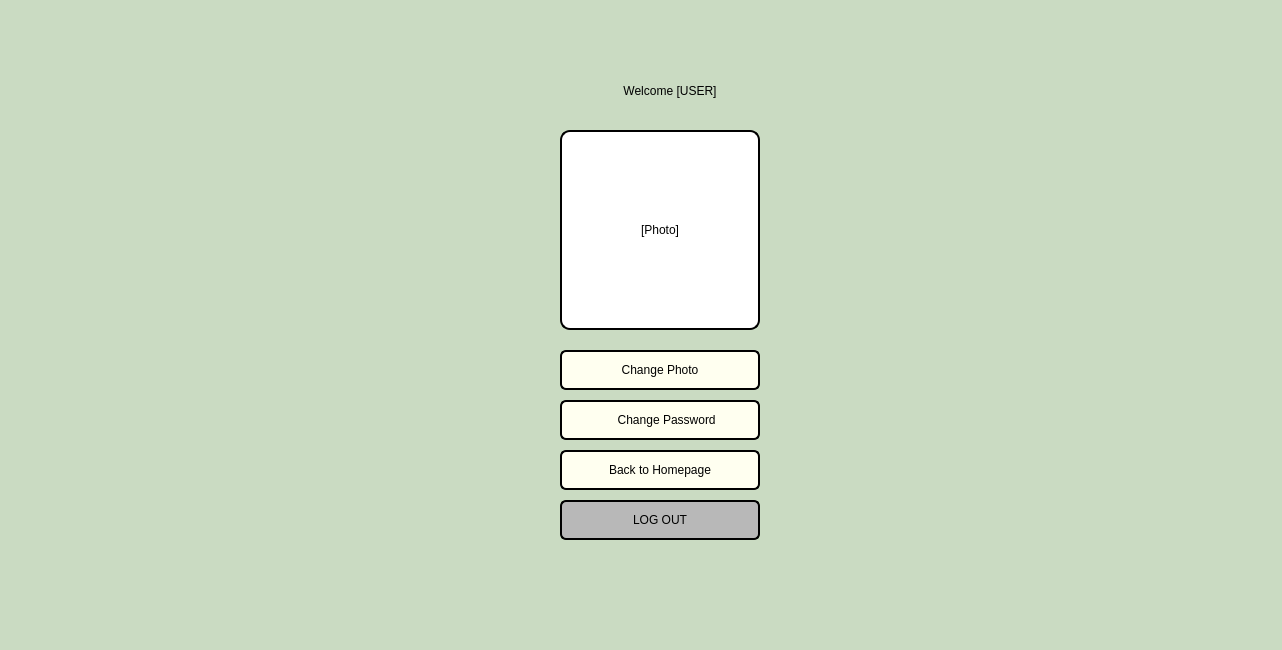
<?xml version="1.0" encoding="UTF-8"?>
<ui version="4.0">
 <class>profilepage</class>
 <widget class="QDialog" name="profilepage">
  <property name="geometry">
   <rect>
    <x>0</x>
    <y>0</y>
    <width>1282</width>
    <height>650</height>
   </rect>
  </property>
  <property name="windowTitle">
   <string>BudgetBuddy - Profile</string>
  </property>
  <property name="styleSheet">
   <string notr="true">
    background-color: rgb(202, 219, 194);
   </string>
  </property>
  <widget class="QLabel" name="labelWelcome">
   <property name="geometry">
    <rect>
     <x>370</x>
     <y>60</y>
     <width>600</width>
     <height>61</height>
    </rect>
   </property>
   <property name="styleSheet">
    <string notr="true">
    
font: 700 40pt &quot;Segoe UI&quot;;
     color: rgb(0, 0, 0);
    </string>
   </property>
   <property name="text">
    <string>Welcome [USER]</string>
   </property>
   <property name="alignment">
    <set>Qt::AlignmentFlag::AlignCenter</set>
   </property>
  </widget>
  <widget class="QLabel" name="labelPhoto">
   <property name="geometry">
    <rect>
     <x>560</x>
     <y>130</y>
     <width>200</width>
     <height>200</height>
    </rect>
   </property>
   <property name="styleSheet">
    <string notr="true">
     font: 600 10pt &quot;Segoe UI&quot;;
     color: rgb(0, 0, 0);
     background: white;
     border: 2px solid black;
     border-radius: 10px;
    </string>
   </property>
   <property name="text">
    <string>[Photo]</string>
   </property>
   <property name="alignment">
    <set>Qt::AlignmentFlag::AlignCenter</set>
   </property>
  </widget>
  <widget class="QPushButton" name="buttonChangePhoto">
   <property name="geometry">
    <rect>
     <x>560</x>
     <y>350</y>
     <width>200</width>
     <height>40</height>
    </rect>
   </property>
   <property name="styleSheet">
    <string notr="true">font: 600 14pt &quot;Segoe UI&quot;;
background-color: #FFFFF0;
    
 

     color: rgb(0, 0, 0);
     border: 2px solid black;
     border-radius: 6px;
    </string>
   </property>
   <property name="text">
    <string>Change Photo</string>
   </property>
  </widget>
  <widget class="QPushButton" name="buttonChangePassword">
   <property name="geometry">
    <rect>
     <x>560</x>
     <y>400</y>
     <width>200</width>
     <height>40</height>
    </rect>
   </property>
   <property name="styleSheet">
    <string notr="true">font: 600 14pt &quot;Segoe UI&quot;;
background-color: #FFFFF0;
    
 

     color: rgb(0, 0, 0);
     border: 2px solid black;
     border-radius: 6px;
    </string>
   </property>
   <property name="text">
    <string>    Change Password</string>
   </property>
  </widget>
  <widget class="QPushButton" name="buttonBack">
   <property name="geometry">
    <rect>
     <x>560</x>
     <y>450</y>
     <width>200</width>
     <height>40</height>
    </rect>
   </property>
   <property name="styleSheet">
    <string notr="true">
     font: 600 14pt &quot;Segoe UI&quot;;
background-color: #FFFFF0;
   color: rgb(0, 0, 0);
     border: 2px solid black;
     border-radius: 6px;
    </string>
   </property>
   <property name="text">
    <string>Back to Homepage</string>
   </property>
  </widget>
  <widget class="QPushButton" name="buttonLogout">
   <property name="geometry">
    <rect>
     <x>560</x>
     <y>500</y>
     <width>200</width>
     <height>40</height>
    </rect>
   </property>
   <property name="styleSheet">
    <string notr="true">font: 600 14pt &quot;Segoe UI&quot;;
background-color: rgb(184, 184, 184);
    
 

     color: rgb(0, 0, 0);
     border: 2px solid black;
     border-radius: 6px;
    </string>
   </property>
   <property name="text">
    <string>LOG OUT</string>
   </property>
  </widget>
 </widget>
 <resources/>
 <connections/>
</ui>
